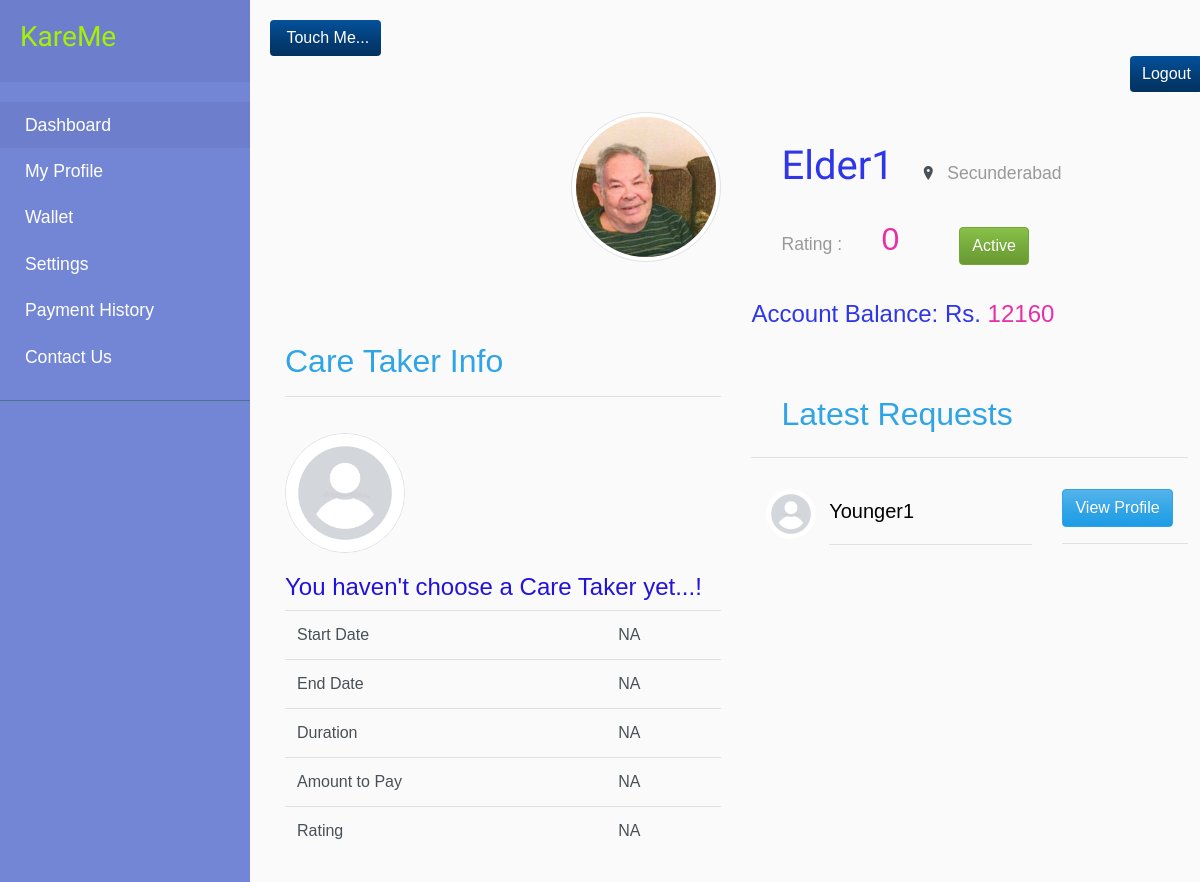
/dashboard/ (signed in), run on the app's committed database.
### accounts/models.py (models this page shows, shortened)
class Profile(models.Model):
    sex = [
        ("M", "Male"),
        ("F", "Female"),
    ]
    user = models.OneToOneField(User, on_delete=models.CASCADE)
    is_younger_profile = models.BooleanField(default=False)
    is_elder_profile = models.BooleanField(default=False)
    display_name = models.CharField(max_length=20, db_index=True)
    first_name = models.CharField(max_length=50, default='First name')
    last_name = models.CharField(max_length=50, default='Last name')
    age = models.IntegerField(default=0)
    gender = models.CharField(max_length=1, choices = sex)
    location = models.CharField(max_length=50, default=0)
    mobile = models.IntegerField(default=0)
    email = models.EmailField(default=0)
    address = models.TextField(max_length=500,default=0)
    about_me = models.TextField(max_length=500,default=0)
    image = models.ImageField(upload_to='profile/', default='profile/default-profile.jpg')
    is_filled = models.BooleanField(blank=True, null=True, verbose_name="I accept that the above given information is True")

class Elder(models.Model):
    user = models.OneToOneField(User, on_delete=models.CASCADE, primary_key=True)
    need_help = models.BooleanField(default=False)
    funds = models.IntegerField(default=0)

class YoungerRequest(models.Model):
    request_by = models.ForeignKey(Younger, on_delete=models.CASCADE, related_name='request_by')
    request_to = models.ForeignKey(Elder, on_delete=models.CASCADE, related_name='request_to')
    date_requested = models.DateTimeField(default=timezone.now)

class Younger(models.Model):
    user = models.OneToOneField(User, on_delete=models.CASCADE, primary_key=True)
    earnings = models.IntegerField(default=0)
    def __str__(self):
        return self.user.username

class User(AbstractUser):
    is_younger = models.BooleanField(default=False)
    is_elder = models.BooleanField(default=False)
    bio = models.CharField(max_length=250, blank=True)

### dashboard/views.py (the view)
# urls.py: path('dashboard/', include('dashboard.urls')),
@login_required
def dashboard(request):
    current_user = request.user
    user_type = None
    if current_user.is_younger:
        user_type = 'Younger'
    else:
        user_type = 'Elder'
    help_seekers = Elder.objects.filter(need_help=True)
    request_by_younger = YoungerRequest.objects.filter(request_to=current_user.id)
    elder_profile = Profile.objects.get(user = current_user.id)
    if current_user.is_elder:
        elder = Elder.objects.get(user_id=current_user.id)
    else:
        elder = None
    try:
        trans = Transactions.objects.get(care_seeker=current_user.id)
        profile = Profile.objects.get(user=trans.care_giver.user)
    except ObjectDoesNotExist:
        print("No Record Found")
        trans = None
        profile = None
    try:
        dash_rating = Rating.objects.get(object_id=current_user.id)
    except ObjectDoesNotExist:
        print("No Record Found")
        dash_rating = None
    context = {
            'current_user' : current_user,
            'user_type' : user_type,
            'help_seekers': help_seekers,
            'request_by_younger' : request_by_younger,
            'trans': trans,
            'elder_profile': elder_profile,
            'dash_rating': dash_rating,
            'elder': elder,
            'profile': profile,
                }
    return render(request, 'dashboard/dashboard.html', context)

### templates/dashboard/dashboard.html (shortened to what this page needs)
{% extends 'sidebar.html' %}
{% load static %}
{% load ratings %}
{% block sidebar %}
{% if user.is_authenticated and user.is_elder %}
    <div class="container" id="profile">
        <div class="row">
            <div class="col-6"><img class="img-thumbnail img-fluid border rounded-circle d-lg-flex" src="{{elder_profile.image.url}}" width="150px" id="dash-pic" style="margin-right: 0px;margin-left: auto;">
                <div class="row">
                    <div class="col-12" style="margin-top: 80px;">
                        <h2>Care Taker Info</h2>
                        <hr>
                    </div>
              {% if trans %}
              <div class="col-12" style="margin-top: 20px;"><img class="border rounded-circle" src="{{profile.image.url}}" style="width: 120px;"></div>
              <div class="col" style="margin-top: 20px;">
                        <h2 style="color: rgb(34,18,220);">{{trans.care_giver.user.username|capfirst}}</h2>
                    </div>
                </div>
                <div class="table-responsive">
                    <table class="table">
                        <thead>
                            <tr></tr>
                        </thead>
                        <tbody>
                            <tr>
                                <td>Start Date</td>
                                <td>{{trans.date_approved}}</td>
                            </tr>
                            <tr>
                                <td>End Date</td>
                                <td>{{trans.end_date}}</td>
                            </tr>
                            <tr>
                                <td>Duration</td>
                                <td>{{trans.duration}} days</td>
                            </tr>
                            <tr>
                                <td>Amount to Pay</td>
                                <td>Rs. {{trans.amount_to_pay}}</td>
                            </tr>
                            <tr>
                                <td>Rating</td>
                                <td>{% ratings trans.care_giver %}</td>
                            </tr>
                            <tr></tr>
                            <tr>
                                <td><a href="{% url 'younger_profile' trans.care_giver.user_id %}"><button class="btn btn-primary" type="button">View Profile</button></a></td>
                                <td><a href="{% url 'payment' current_user.id %}"><button class="btn btn-primary" type="button">Pay</button></a></td>
                            </tr>
                            <tr></tr>
                          </tbody>
                      </table>
                {% else %}
                <div class="col-12" style="margin-top: 20px;"><img class="border rounded-circle" src="{% static 'img/default-avatar.jpg' %}" style="width: 120px;"></div>
                <div class="col" style="margin-top: 20px;">
                <h4 style="color: rgb(34,18,220);">You haven't choose a Care Taker yet...!</h4>
            </div>
        </div>
        <div class="table-responsive">
            <table class="table">
                <tbody>
                    <tr>
                        <td>Start Date</td>
                        <td>NA</td>
                    </tr>
                    <tr>
                        <td>End Date</td>
                        <td>NA</td>
                    </tr>
                            <tr>
                                <td>Duration</td>
                                <td>NA</td>
                            </tr>
                            <tr>
                                <td>Amount to Pay</td>
                                <td>NA</td>
                            </tr>
                            <tr>
                                <td>Rating</td>
                                <td>NA</td>
                            </tr>
                            {% endif %}
                        </tbody>
                    </table>
                </div>
            </div>
            <div class="col">
                <div class="row">
                    <div class="col">
                        <h1 class="text-left d-inline-flex" id="user_name" style="color: rgb(47,54,231);font-family: Aclonica, sans-serif;">{{ elder_profile.display_name|capfirst }}</h1><i class="icon ion-ios-location"></i>
                        <p class="d-inline-flex" style="margin-left: 10px;">{{elder_profile.location}}</p>
                    </div>
                </div>
                <div class="row">
                    <div class="col">
                        <p class="d-inline-flex" style="margin-left: 30px;">Rating :&nbsp</p>
                        <h2 class="d-inline-flex" style="color: rgb(231,47,168);margin-bottom: 0;margin-left: 30px;margin-right: 20px;">{{dash_rating.average|floatformat|default:0}}&nbsp&nbsp&nbsp&nbsp</h2>
                            {% if elder.need_help == True %}
                            <a href="{% url 'change_status' %}"><button type="button" class="btn btn-success">Active</button></a>
                            {% else %}
                            <a href="{% url 'change_status' %}"><button type="button" class="btn btn-danger">In-Active</button></a>
                            {% endif %}
                          </div>
                </div>
                <br><h4 style="color: rgb(47,54,231);">Account Balance: Rs. <span class="h4" style="color: rgb(231,47,168);">{{elder.funds}}</span></h4>
                <h2 class="d-inline-flex" style="margin-top: 50px;margin-left: 30px;">Latest Requests</h2>
                <hr>
                <div class="row">
                {% for request in request_by_younger%}
                    <div class="col-2 text-center d-lg-flex align-items-lg-start" style="padding-top: 15px;"><img class="rounded-circle" src="{% static 'img/default-avatar.jpg' %}" style="width: 50px;margin-left: 15px;">
                    </div>
                    <div class="col-6" style="padding-top: 20px;">
                        <p style="color: rgb(0,0,0);font-size: 20px;">{{request.request_by|capfirst}}</p>
                        <hr>
                    </div>
                    <div class="col-4" style="padding-top: 15px;"><a class="btn btn-primary" href="{% url 'younger_profile' request.request_by.user_id %}" style="color:white;" type="button">View Profile</a>
                        <hr>
                    </div>
                    {% endfor %}
            </div>
        </div>
    </div>
    </div>
    {% endif %}
{% endblock %}

### careall/static/css/sidebar-1.css (style rules this page uses)
body { font-family: 'Poppins', sans-serif; background: #fafafa; }
p { font-family: 'Poppins', sans-serif; font-size: 1.1em; font-weight: 300; line-height: 1.7em; color: #999; }
a, a:hover, a:focus { color: inherit; text-decoration: none; transition: all 0.3s; }
i, span { display: inline-block; }

### careall/static/css/sidebar.css (style rules this page uses)
a, a:hover, a:focus { color: inherit; text-decoration: none; transition: all 0.3s; }
i, span { display: inline-block; }

### careall/static/css/styles.css (style rules this page uses)
#profile { margin-top: 20px; }
#user_name { margin: 30px; }

### data on the page
Profile: image (picture), display_name "Elder1", location "Secunderabad"
Elder: funds "12160"
YoungerRequest: request_by "Younger1"

### other printed values
{{ dash_rating.average|floatformat|default:0 }} "0"
